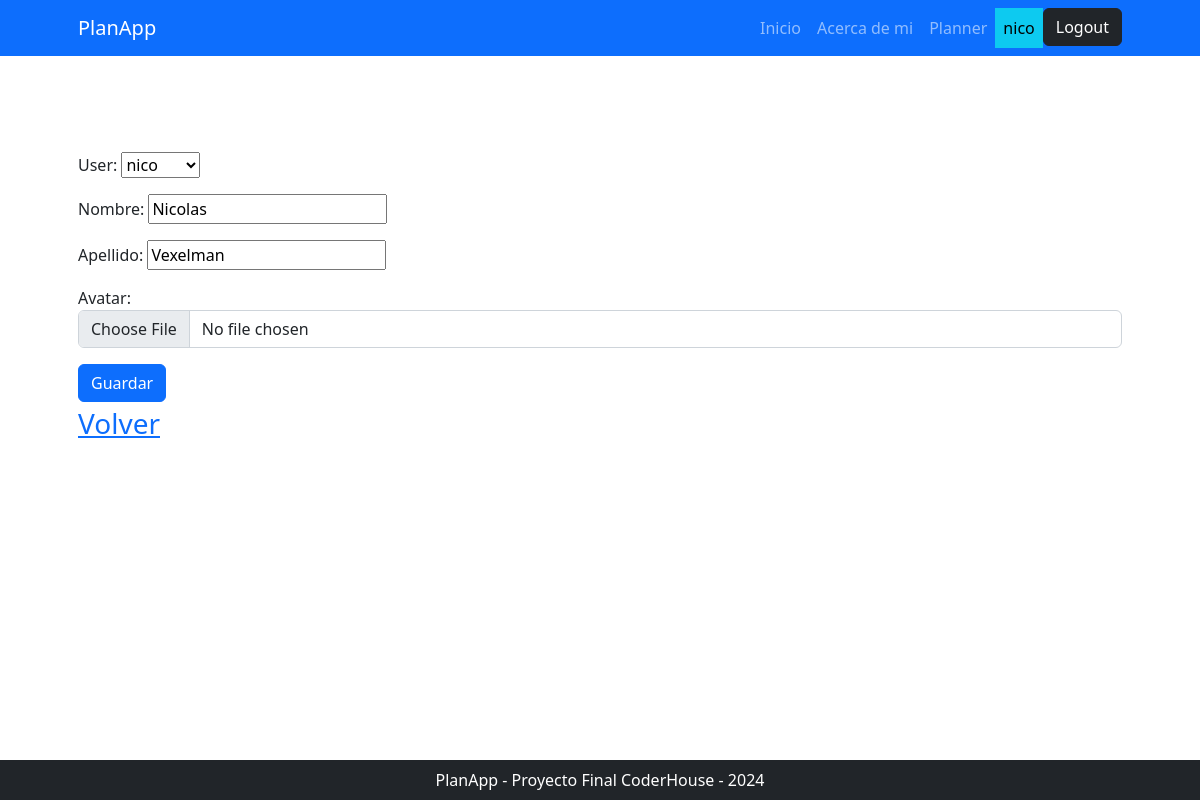
Before: /planner/responsable/update/2 (signed in) with the older database file.
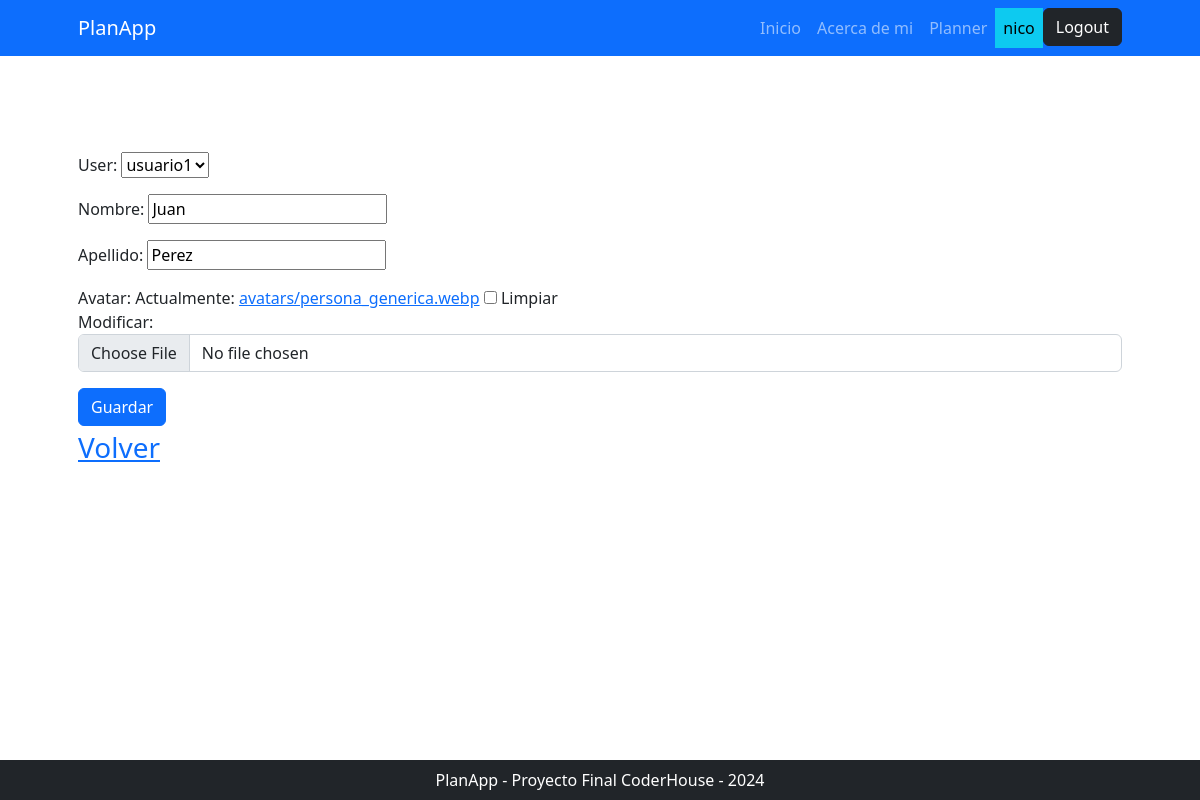
After: the same page with the newer database file.
### planner/models.py (models this page shows, shortened)
class Responsable(models.Model):
    user = models.OneToOneField(User, on_delete=models.CASCADE)
    nombre = models.CharField(max_length=50)
    apellido = models.CharField(max_length=50)
    avatar = models.ImageField(upload_to='avatars', null=True, blank=True)

### planner/views.py (the view)
# urls.py: path("responsable/update/<int:pk>", views.ResponsableUpdate.as_view(), name="responsable_update"),
class ResponsableUpdate(LoginRequiredMixin, UpdateView):
    model = models.Responsable
    form_class = forms.ResponsableForm
    success_url = reverse_lazy("planner:responsable_list")

### planner/forms.py
class ResponsableForm(forms.ModelForm):
    class Meta:
        model = models.Responsable
        fields = "__all__"
        widgets = {
            "avatar": forms.ClearableFileInput(attrs={"class": "form-control"}),
        }

### planner/templates/planner/responsable_form.html (shortened to what this page needs)
{% extends 'core/base.html' %}
{% block contenido %}
    <form method="post" enctype="multipart/form-data">
        <table>
            {{ form.as_p }}
        </table>
        <button type="submit" class="btn btn-primary">Guardar</button>
    </form>
    <div class="fs-3 pb-4">
        <a href="{% url 'planner:responsable_list' %}">Volver</a>
    </div>
{% endblock contenido %}

Changed rows visible on the page:
changed Responsable: user "nico" → "usuario1"; nombre "Nicolas" → "Juan"; apellido "Vexelman" → "Perez"
Other visible differences:
form field as_p: (not shown) → "☐"
text no longer shown: "User: Nombre: Apellido: Avatar:"
text now shown: "User: Nombre: Apellido: Avatar: Actualmente: avatars/persona_generica.webp Limpiar Modificar:"
